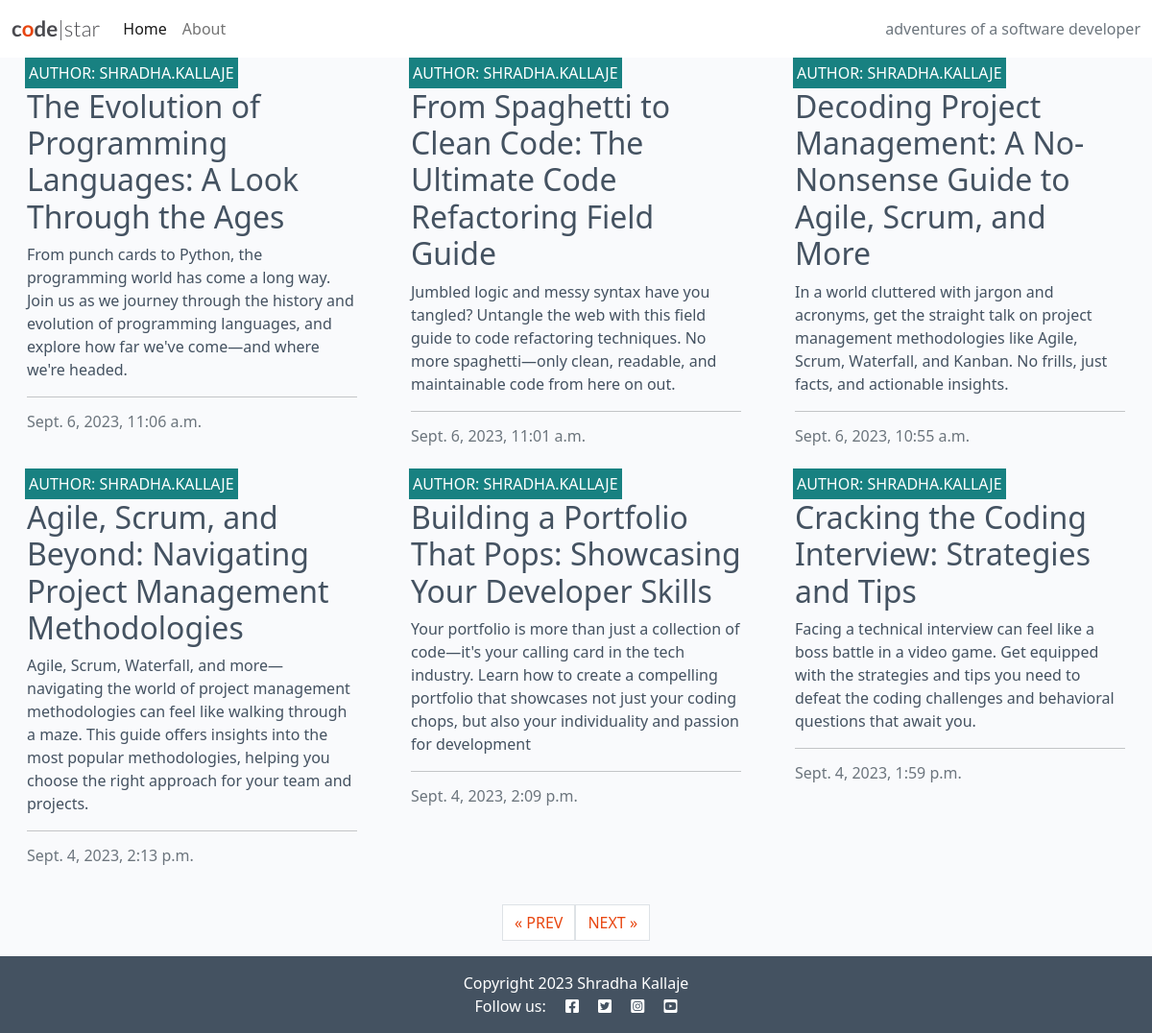
Screenshot of /?page=2 with the database file from the repository.
### blog/models.py (models this page shows, shortened)
class Post(models.Model):
    title = models.CharField(max_length=200, unique=True)
    slug = models.SlugField(max_length=200, unique=True)
    author = models.ForeignKey(User, on_delete=models.CASCADE, related_name="blog_posts")
    content = models.TextField()
    created_on = models.DateTimeField(auto_now_add=True)
    status = models.IntegerField(choices=STATUS, default=0)
    excerpt = models.TextField(blank=True)
    updated_on = models.DateTimeField(auto_now=True)
    class Meta:
        ordering = ["-created_on"]

### blog/views.py (the view)
# urls.py: path('', views.PostList.as_view(), name='home'),
class PostList(generic.ListView):
    queryset = Post.objects.filter(status=1)
    template_name = "blog/index.html"
    paginate_by = 6

### blog/templates/blog/index.html
{% extends "base.html" %}
{% block content %}
<div class="container-fluid">
    <div class="row">
        <div class="col-12 mt-3 left">
            <div class="row">
                {% for post in post_list %}
                <div class="col-md-4">
                    <div class="card mb-4">
                        <div class="card-body">
                            <div class="image-container">
                                <div class="image-flash">
                                    <p class="author">Author: {{ post.author }}</p>
                                </div>
                            </div>
                            <a href="{% url 'post_detail' post.slug %}" class="post-link">
                                <h2 class="card-title">{{ post.title }}</h2>
                                <p class="card-text">{{ post.excerpt }}</p>
                            </a>
                            <hr />
                            <p class="card-text text-muted h6">{{ post.created_on}}
                            </p>
                        </div>
                    </div>
                </div>
                {% if forloop.counter|divisibleby:3 %}
            </div>
            <div class="row">
                {% endif %}
                {% endfor %}
            </div>
        </div>
    </div>
    {% if is_paginated %}
    <nav aria-label="Page navigation">
        <ul class="pagination justify-content-center">
            {% if page_obj.has_previous %}
            <li><a href="?page={{ page_obj.previous_page_number }}" class="page-link"> &laquo; PREV </a></li>
            {% endif %}
            {% if page_obj.has_next %}
            <li><a href="?page={{ page_obj.next_page_number }}" class="page-link"> NEXT &raquo;</a></li>
            {% endif %}
        </ul>
    </nav>
    {% endif %}
</div>
{% endblock %}
{% block copyright %}
Copyright 2023 Shradha Kallaje
{% endblock %}

### static/css/style.css (style rules this page uses)
body { background-color: #F9FAFC; }
.main-bg { background-color: #F9FAFC; }
.card { border: none; background-color: transparent; }
.image-container { position: relative; }
.image-flash { position: absolute; bottom: 5%; min-width: 30%; left: -2px; background-color: #188181; }
.author { color: white; margin: 4px; text-transform: uppercase; }
.post-link { text-decoration: none; color: #445261; }
.post-link:hover, .page-link { color: #E84610; }

### rows the page displays
Post: author "SHRADHA.KALLAJE", title "The Evolution of Programming Languages: A Look Through the Ages", excerpt "From punch cards to Python, the programming world has come a long way. Join us as we journey through the history and evolution of programming languages, and explore how far we've come—and where we're headed.", created_on "Sept. 6, 2023, 11:06 a.m."
Post: author "SHRADHA.KALLAJE", title "From Spaghetti to Clean Code: The Ultimate Code Refactoring Field Guide", excerpt "Jumbled logic and messy syntax have you tangled? Untangle the web with this field guide to code refactoring techniques. No more spaghetti—only clean, readable, and maintainable code from here on out.", created_on "Sept. 6, 2023, 11:01 a.m."
Post: author "SHRADHA.KALLAJE", title "Decoding Project Management: A No-Nonsense Guide to Agile, Scrum, and More", excerpt "In a world cluttered with jargon and acronyms, get the straight talk on project management methodologies like Agile, Scrum, Waterfall, and Kanban. No frills, just facts, and actionable insights.", created_on "Sept. 6, 2023, 10:55 a.m."
Post: author "SHRADHA.KALLAJE", title "Agile, Scrum, and Beyond: Navigating Project Management Methodologies", excerpt "Agile, Scrum, Waterfall, and more—navigating the world of project management methodologies can feel like walking through a maze. This guide offers insights into the most popular methodologies, helping you choose the right approach for your team and projects.", created_on "Sept. 4, 2023, 2:13 p.m."
Post: author "SHRADHA.KALLAJE", title "Building a Portfolio That Pops: Showcasing Your Developer Skills", excerpt "Your portfolio is more than just a collection of code—it's your calling card in the tech industry. Learn how to create a compelling portfolio that showcases not just your coding chops, but also your individuality and passion for development", created_on "Sept. 4, 2023, 2:09 p.m."
Post: author "SHRADHA.KALLAJE", title "Cracking the Coding Interview: Strategies and Tips", excerpt "Facing a technical interview can feel like a boss battle in a video game. Get equipped with the strategies and tips you need to defeat the coding challenges and behavioral questions that await you.", created_on "Sept. 4, 2023, 1:59 p.m."
